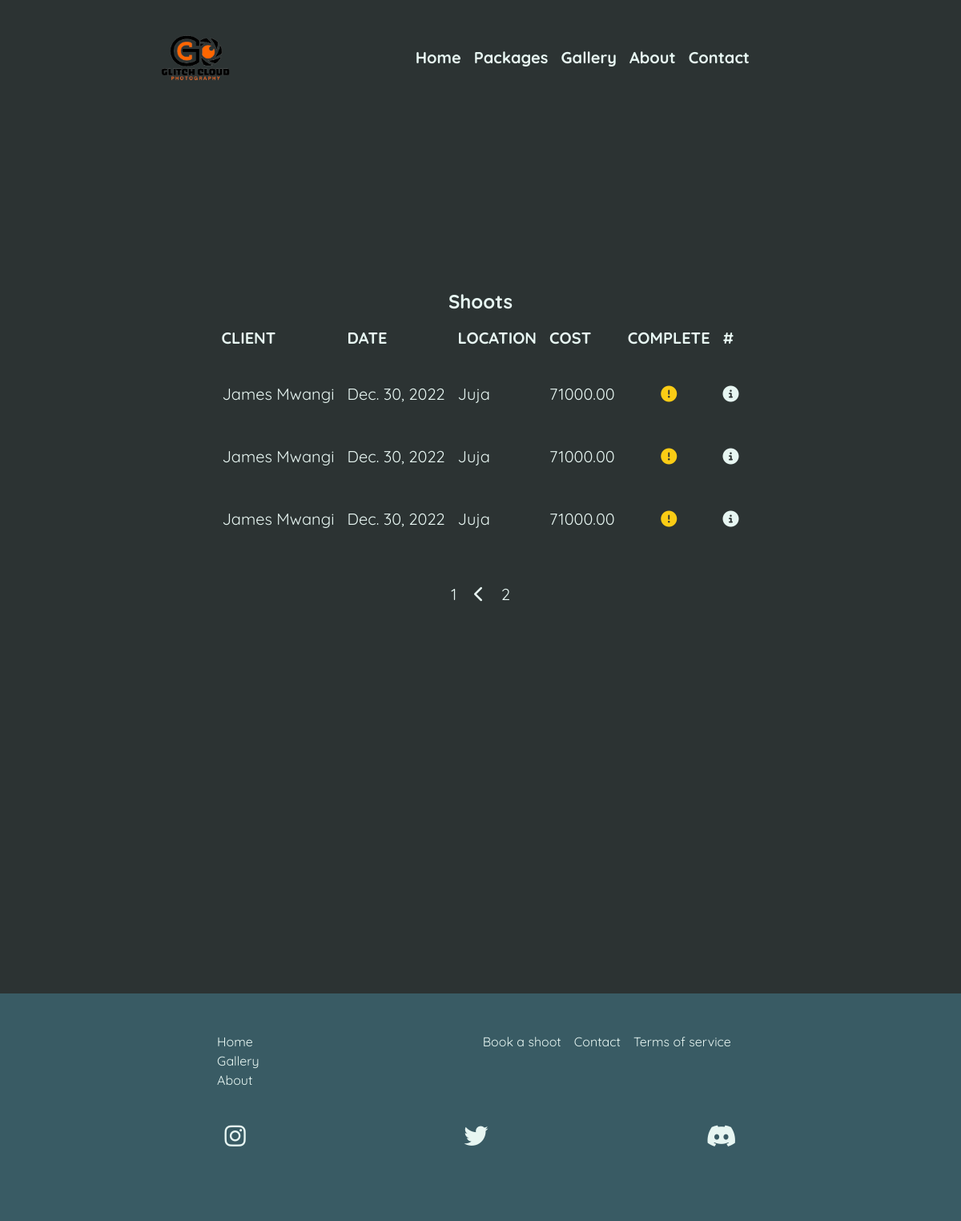
/dashboard/shoots?page=2 (signed in), run on an earlier commit of the app's database.
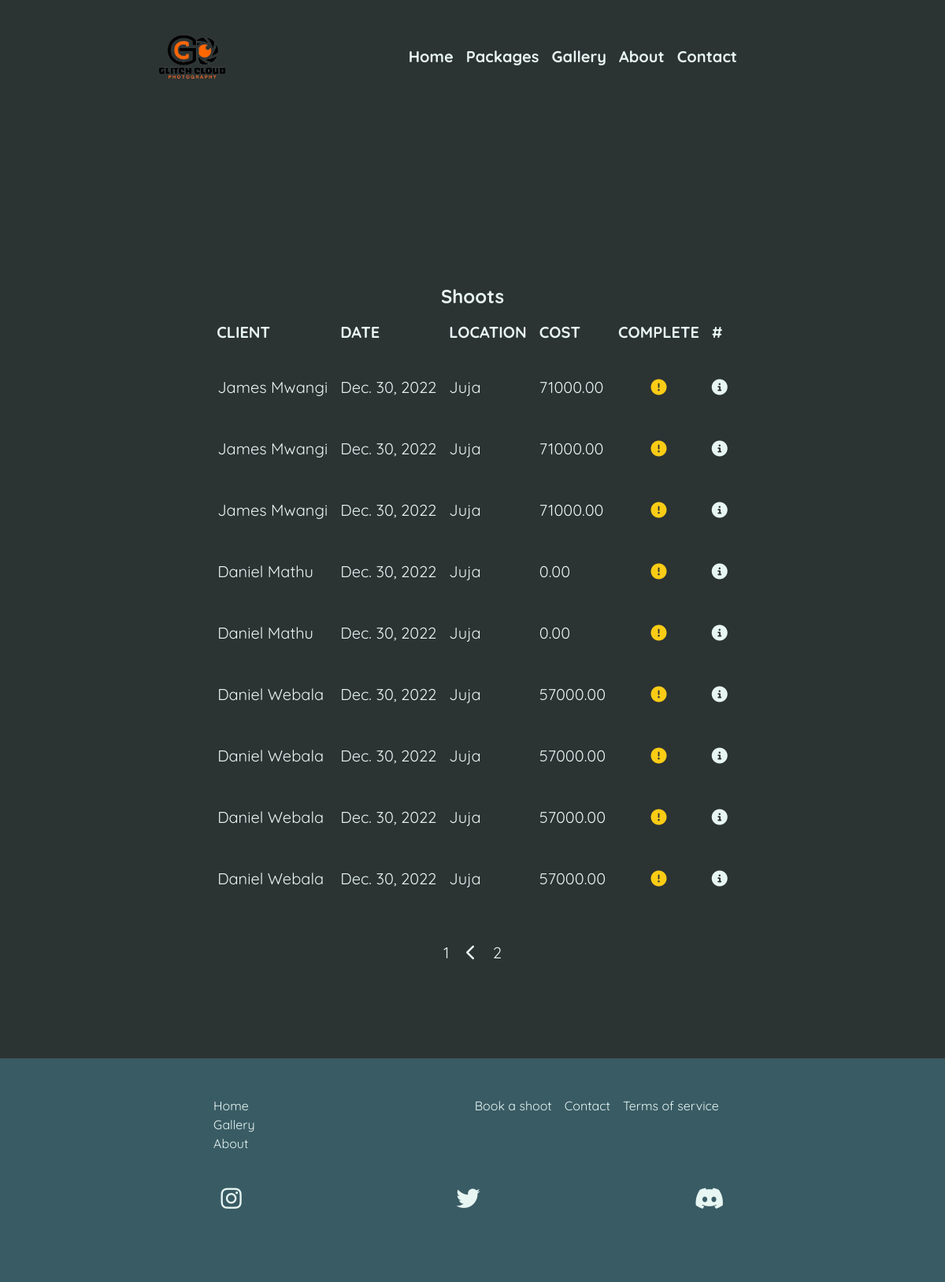
And on a later commit of the database.
### shop/models.py (models this page shows, shortened)
class Shoot(models.Model):
    package = models.ManyToManyField(Package)
    client = models.ForeignKey(Client, on_delete=models.SET_NULL, null=True)
    date = models.DateField()
    location = models.CharField(max_length=25)
    booked = models.BooleanField(default=False)
    cost = models.DecimalField(max_digits=7, decimal_places=2, default=0.00)
    complete = models.BooleanField(default=False)

class Client(models.Model):
    first_name = models.CharField(max_length=20)
    last_name = models.CharField(max_length=20)
    phone = models.CharField(max_length=12)
    email = models.EmailField()
    def __str__(self):
        return self.first_name + ' ' + self.last_name

### dashboard/views.py (the view)
# urls.py: path("shoots", ShootsList.as_view(), name="shoots-list"),
class ShootsList(LoginRequiredMixin, ListView):
    model = Shoot
    template_name: str = "shoots.html"
    context_object_name: str = "shoots"
    paginate_by: int = 10

### dashboard/templates/shoots.html
{% extends 'base.html' %}
{% block content %}
<section class="shoots min-h-screen">
    <div class="shoots text-xl flex flex-col items-center mt-10">
        <div class="flex justify-start">
            <h1 class="font-bold text-2xl">Shoots</h1>
        </div>
        <table class="table-auto">
            <thead class="uppercase text-left">
                <tr>
                    <th class="py-3 px-2 md:px-10">Client</th>
                    <th class="py-3 px-2 md:px-10">Date</th>
                    <th class="py-3 px-2 md:px-10">Location</th>
                    <th class="py-3 px-2 md:px-10">Cost</th>
                    <th class="py-3 px-2 md:px-10">Complete</th>
                    <th class="py-3 px-2 md:px-10">#</th>
                </tr>
            </thead>
            <tbody>
                {% for shoot in shoots %}
                <tr
                    class="border-2 border-backgroundPrimary {% if shoot.booked %} text-green-700 {% else %} text-textPrimary {% endif %}">
                    <td class="py-4 px-2 md:px-10 ">
                        {{shoot.client}}
                    </td>
                    <td class="py-4 px-2 md:px-10 ">
                        {{shoot.date}}
                    </td>
                    <td class="py-4 px-2 md:px-10 ">
                        {{shoot.location}}
                    </td>
                    <td class="py-4 px-2 md:px-10 ">
                        {{shoot.cost}}
                    </td>
                    <td class="py-4 px-2 md:px-10 text-center">
                        {% if shoot.complete %}
                        <i class="fa-solid fa-thumbs-up text-xl text-green-500"></i>
                        {% else %}
                        {% if shoot.booked %}
                        <i class="fa-solid fa-spinner text-xl animate-spin"></i>
                        {% else %}
                        <i class="fa-solid fa-circle-exclamation text-xl text-yellow-400"></i>
                        {% endif %}
                        {% endif %}
                    </td>
                    <td class="py-4 px-2 md:px-10 text-center">
                        <a href="/dashboard/shoot/{{shoot.id}}">
                            <i class="fa-solid fa-circle-info"></i>
                        </a>
                    </td>
                </tr>
                {% endfor %}
            </tbody>
        </table>
        {% include 'paginator.html' %}
    </div>
</section>
{% endblock %}

### theme/templates/base.html (shortened to what this page needs)
{% load static tailwind_tags %}
<!DOCTYPE html>
<html lang="en">
	<head>
		<link rel="stylesheet" href="https://unicons.iconscout.com/release/v4.0.0/css/line.css">
		<link href="https://cdn.jsdelivr.net/npm/bootstrap@5.2.0/dist/css/bootstrap.min.css" rel="stylesheet"
>
		<link rel="stylesheet" href="{% static 'css/style.css' %}">
		{% tailwind_css %}
	</head>
	<body class="bg-backgroundPrimary text-textPrimary font-quicksand leading-normal tracking-normal relative">
		<header  class="text-textPrimary w-full relative h-1/2 xl:pt-24 border-black">
			<div class="flex justify-between items-center w-full py-4 px-10 md:px-32 z-10 nav h-full ">
				<div class="logo flex flex-col items-center italic w-1/4">
					<a href="/">
						<img class="w-24" src="{% static 'images/logo/logo-main.png' %}" alt="logo">
					</a>
				</div>
				<div class="nav-items font-bold flex items-center xl:text-2xl lg:relative lg:right-32">
					<ul class="flex justify-evenly">
						<li
							class="text-xl mx-2 hover:text-textSecondary hover:scale-110 transition duration-300 ease-in cursor-pointer">
							<a class="hover:text-textSecondary" href="/">Home</a>
						</li>
						<li
							class="text-xl mx-2 hover:text-textSecondary hover:scale-110 transition duration-300 ease-in cursor-pointer">
							<a class="hover:text-textSecondary" href="/packages">Packages</a>
						</li>
						<li
							class="text-xl mx-2 hover:text-textSecondary hover:scale-110 transition duration-300 ease-in cursor-pointer">
							<a class="hover:text-textSecondary" href="/gallery">Gallery</a>
						</li>
						<li
							class="text-xl mx-2 hover:text-textSecondary hover:scale-110 transition duration-300 ease-in cursor-pointer">
							<a class="hover:text-textSecondary" href="/#about">About</a>
						</li>
						<li
							class="text-xl mx-2 hover:text-textSecondary hover:scale-110 transition duration-300 ease-in cursor-pointer">
							<a class="hover:text-textSecondary" href="/#contact">Contact</a>
						</li>
					</ul>
				</div>
			</div>
		</header>
		<div class="container mx-auto relative sm:top-44 xl:top-80 sm:pb-44 xl:pb-80">
			{% block content %}
			{% endblock %}
		</div>
		<footer class=" bg-backgroundSecondary py-5 px-2 flex flex-col items-center mt-20">
			<div class="site-map flex justify-evenly items-start w-full">
				<div class="flex flex-col xl:flex-row">
					<a class="md:mr-4 hover:text-textSecondary hover:scale-125 cursor-pointer transition duration-300 ease-in"
						href="/">Home</a>
					<a class="md:mr-4 hover:text-textSecondary hover:scale-125 cursor-pointer transition duration-300 ease-in"
						href="/gallery">Gallery</a>
					<a class="md:mr-4 hover:text-textSecondary hover:scale-125 cursor-pointer transition duration-300 ease-in"
						href="/#about">About</a>
				</div>
				<div class="flex flex-col md:flex-row">
					<a class="md:mr-4 hover:text-textSecondary hover:scale-125 cursor-pointer transition duration-300 ease-in"
						href="/jpackages">Book a shoot</a>
					<a class="md:mr-4 hover:text-textSecondary hover:scale-125 cursor-pointer transition duration-300 ease-in"
						href="/#contact">Contact</a>
					<a class="md:mr-4 hover:text-textSecondary hover:scale-125 cursor-pointer transition duration-300 ease-in"
						href="/terms-and-conditions">Terms of service</a>
				</div>
			</div>
			<div class="flex justify-evenly w-full py-10">
				<a href="#"><i
						class="fa-brands fa-instagram text-3xl hover:animate-bounce hover:text-textSecondary hover:scale-110 transition duration-300 ease-in"></i></a>
				<a href="#"><i
						class="fa-brands fa-twitter text-3xl hover:animate-bounce hover:text-textSecondary hover:scale-110 transition duration-300 ease-in"></i></a>
				<a href="#"><i
						class="fa-brands fa-discord text-3xl hover:animate-bounce hover:text-textSecondary hover:scale-110 transition duration-300 ease-in"></i></a>
			</div>
		</footer>
	</body>
</html>

### templates/paginator.html (shortened to what this page needs)
<div class="pagination flex justify-between items-center my-10">
    <span class="step-links">
        {% if page_obj.has_previous %}
        <a class="mx-2" href="?page=1">1</a>
        <a class="mx-2" href="?page={{ page_obj.previous_page_number }}"><i class="fa-solid fa-chevron-left"></i></a>
        {% endif %}
        <span class="current mx-2">
            {{ page_obj.number }}
        </span>
    </span>
</div>

### static/css/style.css (style rules this page uses)
.logo img { border-radius: 50%; }
a { color: #7be5e9; }
.nav { z-index: 10; }

What changed in the data, as far as the page shows it:
added Shoot: client "Daniel Mathu", date "Dec. 30, 2022", location "Juja", cost "0.00", complete False (drawn)
added Shoot: client "Daniel Mathu", date "Dec. 30, 2022", location "Juja", cost "0.00", complete False (drawn)
added Shoot: client "Daniel Webala", date "Dec. 30, 2022", location "Juja", cost "57000.00", complete False (drawn)
added Shoot: client "Daniel Webala", date "Dec. 30, 2022", location "Juja", cost "57000.00", complete False (drawn)
added Shoot: client "Daniel Webala", date "Dec. 30, 2022", location "Juja", cost "57000.00", complete False (drawn)
added Shoot: client "Daniel Webala", date "Dec. 30, 2022", location "Juja", cost "57000.00", complete False (drawn)
